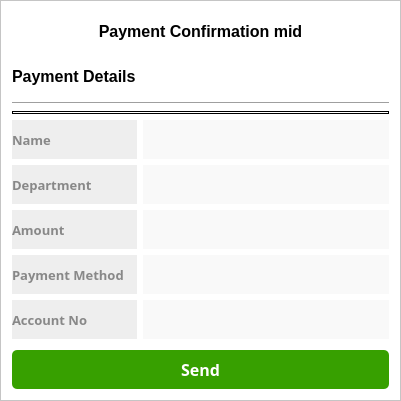
      <widget class="QFrame" name="frame_main">
       <property name="geometry">
        <rect>
         <x>343</x>
         <y>130</y>
         <width>401</width>
         <height>401</height>
        </rect>
       </property>
       <property name="styleSheet">
        <string notr="true">background-color: rgb(255, 255, 255);

</string>
       </property>
       <property name="frameShape">
        <enum>QFrame::StyledPanel</enum>
       </property>
       <property name="frameShadow">
        <enum>QFrame::Raised</enum>
       </property>
       <layout class="QGridLayout" name="gridLayout">
        <item row="3" column="0" colspan="2">
         <widget class="Line" name="line_5">
          <property name="styleSheet">
           <string notr="true">border: 1px solid;
</string>
          </property>
          <property name="orientation">
           <enum>Qt::Horizontal</enum>
          </property>
         </widget>
        </item>
        <item row="7" column="0">
         <widget class="QLabel" name="label_payment_14">
          <property name="sizePolicy">
           <sizepolicy hsizetype="Fixed" vsizetype="Preferred">
            <horstretch>0</horstretch>
            <verstretch>0</verstretch>
           </sizepolicy>
          </property>
          <property name="maximumSize">
           <size>
            <width>125</width>
            <height>16777215</height>
           </size>
          </property>
          <property name="font">
           <font>
            <family>Segoe UI Semibold</family>
            <pointsize>10</pointsize>
            <weight>75</weight>
            <bold>true</bold>
           </font>
          </property>
          <property name="focusPolicy">
           <enum>Qt::NoFocus</enum>
          </property>
          <property name="styleSheet">
           <string notr="true">background-color: rgba(199, 199, 199, 30%);
border:none;
color:#888888;
border-radius: none;</string>
          </property>
          <property name="text">
           <string>Payment Method</string>
          </property>
          <property name="alignment">
           <set>Qt::AlignLeading|Qt::AlignLeft|Qt::AlignVCenter</set>
          </property>
          <property name="wordWrap">
           <bool>true</bool>
          </property>
         </widget>
        </item>
        <item row="1" column="0" colspan="2">
         <widget class="QLabel" name="label_payment_details">
          <property name="font">
           <font>
            <family>Segoe UI</family>
            <pointsize>12</pointsize>
            <weight>75</weight>
            <bold>true</bold>
           </font>
          </property>
          <property name="focusPolicy">
           <enum>Qt::NoFocus</enum>
          </property>
          <property name="styleSheet">
           <string notr="true">background-color: none;
border:none;
border-radius: none;</string>
          </property>
          <property name="text">
           <string>Payment Details</string>
          </property>
          <property name="alignment">
           <set>Qt::AlignLeading|Qt::AlignLeft|Qt::AlignVCenter</set>
          </property>
         </widget>
        </item>
        <item row="7" column="1">
         <widget class="QLabel" name="label_payment_info_mid_4">
          <property name="font">
           <font>
            <family>Segoe UI Semibold</family>
            <pointsize>10</pointsize>
            <weight>75</weight>
            <bold>true</bold>
           </font>
          </property>
          <property name="focusPolicy">
           <enum>Qt::NoFocus</enum>
          </property>
          <property name="styleSheet">
           <string notr="true">background-color: rgba(199, 199, 199, 10%);
border:none;
border-radius: none;</string>
          </property>
          <property name="text">
           <string/>
          </property>
          <property name="alignment">
           <set>Qt::AlignLeading|Qt::AlignLeft|Qt::AlignVCenter</set>
          </property>
         </widget>
        </item>
        <item row="6" column="0">
         <widget class="QLabel" name="label_payment_13">
          <property name="sizePolicy">
           <sizepolicy hsizetype="Preferred" vsizetype="Preferred">
            <horstretch>0</horstretch>
            <verstretch>0</verstretch>
           </sizepolicy>
          </property>
          <property name="font">
           <font>
            <family>Segoe UI Semibold</family>
            <pointsize>10</pointsize>
            <weight>75</weight>
            <bold>true</bold>
           </font>
          </property>
          <property name="focusPolicy">
           <enum>Qt::NoFocus</enum>
          </property>
          <property name="styleSheet">
           <string notr="true">background-color: rgba(199, 199, 199, 30%);
border:none;
color:#888888;
border-radius: none;</string>
          </property>
          <property name="text">
           <string>Amount</string>
          </property>
          <property name="alignment">
           <set>Qt::AlignLeading|Qt::AlignLeft|Qt::AlignVCenter</set>
          </property>
         </widget>
        </item>
        <item row="2" column="0" colspan="2">
         <widget class="Line" name="line_mid">
          <property name="styleSheet">
           <string notr="true">background-color:none;</string>
          </property>
          <property name="orientation">
           <enum>Qt::Horizontal</enum>
          </property>
         </widget>
        </item>
        <item row="4" column="1">
         <widget class="QLabel" name="label_payment_info_mid">
          <property name="font">
           <font>
            <family>Segoe UI Semibold</family>
            <pointsize>10</pointsize>
            <weight>75</weight>
            <bold>true</bold>
           </font>
          </property>
          <property name="focusPolicy">
           <enum>Qt::NoFocus</enum>
          </property>
          <property name="styleSheet">
           <string notr="true">background-color: rgba(199, 199, 199, 10%);
border:none;
border-radius: none;</string>
          </property>
          <property name="text">
           <string/>
          </property>
          <property name="alignment">
           <set>Qt::AlignLeading|Qt::AlignLeft|Qt::AlignVCenter</set>
          </property>
         </widget>
        </item>
        <item row="5" column="0">
         <widget class="QLabel" name="label_payment_12">
          <property name="font">
           <font>
            <family>Segoe UI Semibold</family>
            <pointsize>10</pointsize>
            <weight>75</weight>
            <bold>true</bold>
           </font>
          </property>
          <property name="focusPolicy">
           <enum>Qt::NoFocus</enum>
          </property>
          <property name="styleSheet">
           <string notr="true">background-color: rgba(199, 199, 199, 30%);
border:none;
color:#888888;
border-radius: none;</string>
          </property>
          <property name="text">
           <string>Department</string>
          </property>
          <property name="alignment">
           <set>Qt::AlignLeading|Qt::AlignLeft|Qt::AlignVCenter</set>
          </property>
         </widget>
        </item>
        <item row="8" column="1">
         <widget class="QLabel" name="label_payment_info_mid_5">
          <property name="font">
           <font>
            <family>Segoe UI Semibold</family>
            <pointsize>10</pointsize>
            <weight>75</weight>
            <bold>true</bold>
           </font>
          </property>
          <property name="focusPolicy">
           <enum>Qt::NoFocus</enum>
          </property>
          <property name="styleSheet">
           <string notr="true">background-color: rgba(199, 199, 199, 10%);
border:none;
border-radius: none;</string>
          </property>
          <property name="text">
           <string/>
          </property>
          <property name="alignment">
           <set>Qt::AlignLeading|Qt::AlignLeft|Qt::AlignVCenter</set>
          </property>
         </widget>
        </item>
        <item row="8" column="0">
         <widget class="QLabel" name="label_payment_15">
          <property name="font">
           <font>
            <family>Segoe UI Semibold</family>
            <pointsize>10</pointsize>
            <weight>75</weight>
            <bold>true</bold>
           </font>
          </property>
          <property name="focusPolicy">
           <enum>Qt::NoFocus</enum>
          </property>
          <property name="styleSheet">
           <string notr="true">background-color: rgba(199, 199, 199, 30%);
border:none;
color:#888888;
border-radius: none;</string>
          </property>
          <property name="text">
           <string>Account No</string>
          </property>
          <property name="alignment">
           <set>Qt::AlignLeading|Qt::AlignLeft|Qt::AlignVCenter</set>
          </property>
          <property name="wordWrap">
           <bool>true</bool>
          </property>
         </widget>
        </item>
        <item row="4" column="0">
         <widget class="QLabel" name="label_payment_11">
          <property name="font">
           <font>
            <family>Segoe UI Semibold</family>
            <pointsize>10</pointsize>
            <weight>75</weight>
            <bold>true</bold>
           </font>
          </property>
          <property name="focusPolicy">
           <enum>Qt::NoFocus</enum>
          </property>
          <property name="styleSheet">
           <string notr="true">background-color: rgba(199, 199, 199, 30%);
border:none;
color:#888888;
border-radius: none;

</string>
          </property>
          <property name="text">
           <string>Name</string>
          </property>
          <property name="alignment">
           <set>Qt::AlignLeading|Qt::AlignLeft|Qt::AlignVCenter</set>
          </property>
         </widget>
        </item>
        <item row="11" column="0" colspan="2">
         <widget class="QPushButton" name="money_send_btn_main">
          <property name="sizePolicy">
           <sizepolicy hsizetype="Preferred" vsizetype="Preferred">
            <horstretch>0</horstretch>
            <verstretch>0</verstretch>
           </sizepolicy>
          </property>
          <property name="font">
           <font>
            <family>Segoe UI Semibold</family>
            <pointsize>12</pointsize>
            <weight>75</weight>
            <bold>true</bold>
           </font>
          </property>
          <property name="cursor">
           <cursorShape>PointingHandCursor</cursorShape>
          </property>
          <property name="focusPolicy">
           <enum>Qt::NoFocus</enum>
          </property>
          <property name="styleSheet">
           <string notr="true">*{
background:#37a000;
color:white;
border-radius: 5px;
}
:hover{
background: #2f8700;
}</string>
          </property>
          <property name="text">
           <string>Send</string>
          </property>
         </widget>
        </item>
        <item row="6" column="1">
         <widget class="QLabel" name="label_payment_info_mid_3">
          <property name="font">
           <font>
            <family>Segoe UI Semibold</family>
            <pointsize>10</pointsize>
            <weight>75</weight>
            <bold>true</bold>
           </font>
          </property>
          <property name="focusPolicy">
           <enum>Qt::NoFocus</enum>
          </property>
          <property name="styleSheet">
           <string notr="true">background-color: rgba(199, 199, 199, 10%);
border:none;
border-radius: none;</string>
          </property>
          <property name="text">
           <string/>
          </property>
          <property name="alignment">
           <set>Qt::AlignLeading|Qt::AlignLeft|Qt::AlignVCenter</set>
          </property>
         </widget>
        </item>
        <item row="0" column="0" colspan="2">
         <widget class="QLabel" name="logo_send_money">
          <property name="font">
           <font>
            <family>Segoe UI</family>
            <pointsize>12</pointsize>
            <weight>75</weight>
            <bold>true</bold>
           </font>
          </property>
          <property name="focusPolicy">
           <enum>Qt::NoFocus</enum>
          </property>
          <property name="styleSheet">
           <string notr="true">background-color: none;
border:none;
border-radius: none;

</string>
          </property>
          <property name="text">
           <string>&lt;html&gt;&lt;head/&gt;&lt;body&gt;&lt;p align=&quot;center&quot;&gt;Payment Confirmation mid&lt;/p&gt;&lt;/body&gt;&lt;/html&gt;</string>
          </property>
          <property name="alignment">
           <set>Qt::AlignLeading|Qt::AlignLeft|Qt::AlignVCenter</set>
          </property>
         </widget>
        </item>
        <item row="5" column="1">
         <widget class="QLabel" name="label_payment_info_mid_2">
          <property name="font">
           <font>
            <family>Segoe UI Semibold</family>
            <pointsize>10</pointsize>
            <weight>75</weight>
            <bold>true</bold>
           </font>
          </property>
          <property name="focusPolicy">
           <enum>Qt::NoFocus</enum>
          </property>
          <property name="styleSheet">
           <string notr="true">background-color: rgba(199, 199, 199, 10%);
border:none;
border-radius: none;</string>
          </property>
          <property name="text">
           <string/>
          </property>
          <property name="alignment">
           <set>Qt::AlignLeading|Qt::AlignLeft|Qt::AlignVCenter</set>
          </property>
         </widget>
        </item>
        <item row="9" column="1">
         <spacer name="spacer_mid">
          <property name="orientation">
           <enum>Qt::Vertical</enum>
          </property>
          <property name="sizeType">
           <enum>QSizePolicy::Fixed</enum>
          </property>
          <property name="sizeHint" stdset="0">
           <size>
            <width>50</width>
            <height>5</height>
           </size>
          </property>
         </spacer>
        </item>
       </layout>
      </widget>
